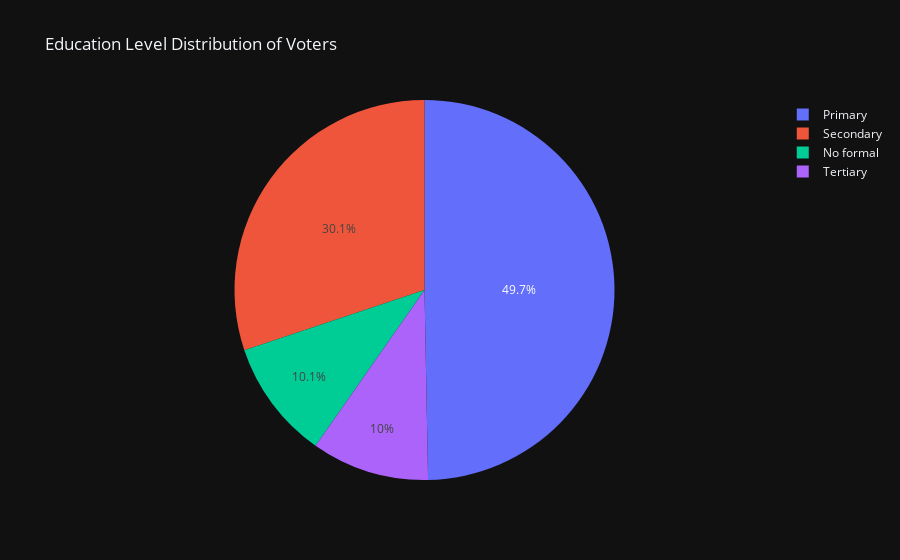

Notebook code cell kept with this figure:
### Markdown cell above
##### 5. Education Level Distribution
- Pie chart of voters’ **education levels**.  
- Shows the educational background of the population.

### Code cell
# 5. Education Level Distribution
fig5 = px.pie(df, names='Education_Level', title='Education Level Distribution of Voters')
fig5.show()

### Figure 1 — Plotly figure (JSON) as saved in the notebook; plotly's stock layout.template omitted (floating-point values rounded to 4 significant figures; data arrays with more than 128 entries replaced by an {"elided": "..."} marker saying what was removed)
{"data": [{"domain": {"x": [0, 1], "y": [0, 1]}, "hovertemplate": "Education_Level=%{label}<extra></extra>", "labels": {"elided": "5000 str values"}, "legendgroup": "", "name": "", "showlegend": true, "type": "pie"}], "layout": {"legend": {"tracegroupgap": 0}, "title": {"text": "Education Level Distribution of Voters"}}}
